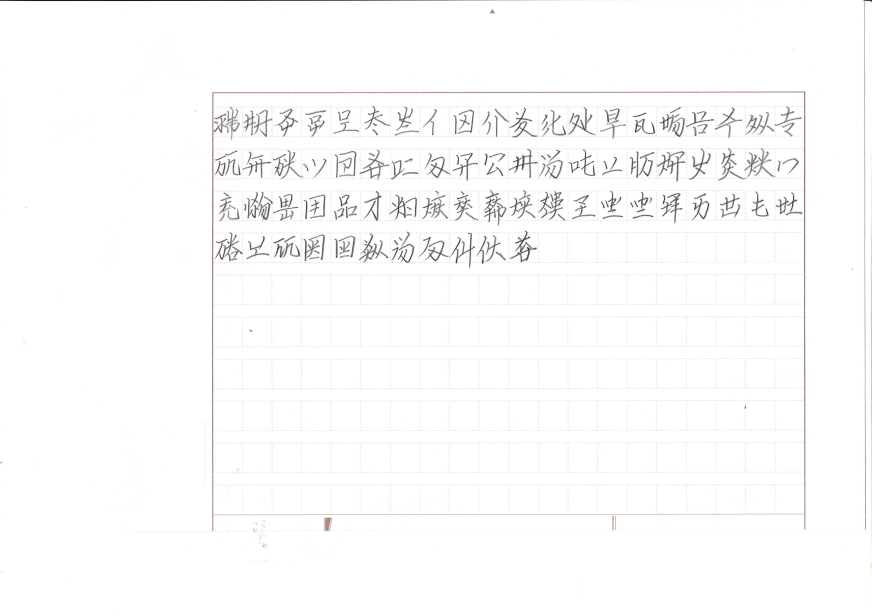
#> input picture 燐字表示14/img1.png, 3486 x 2464 px (shown at 1/4 size)
$ python split.py
#> lines starting #> are read from the running program, lines starting #| are printed output that depends on the picture
from matplotlib.image import imread
import matplotlib.pyplot as plt
import numpy as np
linziList1 = [
	"須", "遠", "激", "付", "子", "民", "迷", "常", "形", "毎", "赤", "普", "白", "寒", "軽", "急", "型", "質", "青", "百",
	"咍", "犬", "穏", "毛", "巻", "躍", "壁", "牛", "卵", "球", "網", "羊", "穴", "凹", "笙", "淮", "失", "隊", "思", "橋",
	"帝", "浬", "刻", "羅", "聚", "叛", "科", "吏", "宦", "僚", "健", "兄", "佰", "顫", "振", "帽", "瑪", "産", "刺", "育",
	"呻", "杯", "可", "蛋", "顔", "醇", "羚", "牡", "槍", "鑓", "斧",
]


t1 = [[8.50000000e+02, 1.18421053e+02, - 3.33333333e-01],
	[4.27000000e+02, - 1.05263158e-01, 1.68000000e+02]];


def main():
	foo('img1.png',linziList1,t1)

def foo(path,list_,t):
#> called with path = 'img1.png'
	A = imread(path)
#> A is the input picture: shape (2464, 3486, 4) float32; mean R, G, B, A 0.987, 0.987, 0.987, 1
	for i in range(len(list_)):
		save(t,A,int(i/20),i%20,list_[i]);
#> this loop made 71 passes
#> (I in save, J in save) on passes 2 to 13: (968, 426), (1086, 426), (1205, 426), (1323, 426), (1442, 426), (1560, 426), (1678, 426), (1797, 426), (1915, 426), (2034, 425), (2152, 425), (2271, 425)
#> pass 1, in save, `B = A[J:J+120,I:I+120]`:
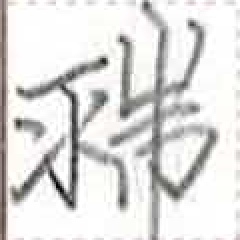
#> B: shape (120, 120, 4) float32 (shown 2 times larger); mean R, G, B, A 0.871, 0.867, 0.862, 1
#> pass 2, in save (call 2), `B = A[J:J+120,I:I+120]`:
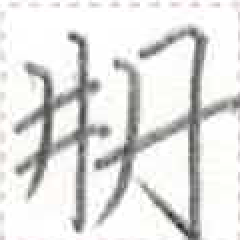
#> B: shape (120, 120, 4) float32 (shown 2 times larger); mean R, G, B, A 0.883, 0.883, 0.877, 1


# ith row, jth column
def save(t,A,i,j,name):
	if name == "":
		return
	I = int(t[0][0] + t[0][1]*j + t[0][2]*i)
	J = int(t[1][0] + t[1][1]*j + t[1][2]*i)
	B = A[J:J+120,I:I+120]
	plt.imsave('../燐字画像25/'+name + '.png', B)
	print(name)

if __name__ == '__main__':
    main()
